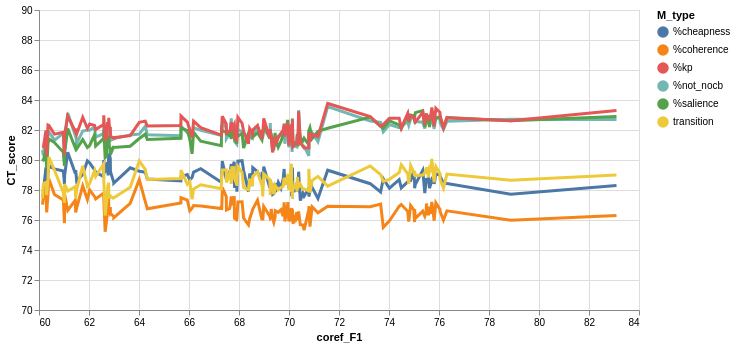

Notebook cell for this chart:
### Code cell
## 3. Plot
# Filter df by 'coref_F1' >= 10
df_clear = df.drop(df[df['coref_F1'] <  60].index)
df_clear = df_clear.drop(df_clear[df_clear['coref_F1'] >  90].index)
frames_clear = []
for metric in metrics:   
    tmpdf= df_clear[['coref_F1',metric, 'epoch', 'experimenet_id']]  
    tmpdf = tmpdf.rename(columns={'coref_F1':'coref_F1', metric: "CT_score", 'epoch':'epoch', 'experimenet_id':'experimenet_id'})
    tmpdf['M_type'] = metric
    frames_clear.append(tmpdf)     
source = pd.concat(frames_clear, ignore_index = True)

import altair as alt
highlight = alt.selection(type='single', on='mouseover',
                          fields=['symbol'], nearest=True)

base = alt.Chart(source).encode(
    x=  alt.X('coref_F1:Q',
        scale=alt.Scale(domain=[60,84])),
    y=  alt.X('CT_score:Q',
        scale=alt.Scale(domain=[70,90])),
    color='M_type:N'
)

points = base.mark_circle().encode(
    opacity=alt.value(0)
).add_selection(
    highlight
).properties(
    width=600
)

lines = base.mark_line().encode(size=alt.condition(~highlight, alt.value(1), alt.value(3)))
points + lines

### Figure 1 — Vega-Lite specification as saved in the notebook (floating-point values rounded to 4 significant figures; data arrays with more than 128 entries replaced by an {"elided": "..."} marker saying what was removed)
{"config": {"view": {"continuousWidth": 400, "continuousHeight": 300}}, "layer": [{"mark": "circle", "encoding": {"color": {"type": "nominal", "field": "M_type"}, "opacity": {"value": 0}, "x": {"type": "quantitative", "field": "coref_F1", "scale": {"domain": [60, 84]}}, "y": {"type": "quantitative", "field": "CT_score", "scale": {"domain": [70, 90]}}}, "selection": {"selector024": {"type": "single", "on": "mouseover", "fields": ["symbol"], "nearest": true}}, "width": 600}, {"mark": "line", "encoding": {"color": {"type": "nominal", "field": "M_type"}, "size": {"condition": {"value": 1, "selection": {"not": "selector024"}}, "value": 3}, "x": {"type": "quantitative", "field": "coref_F1", "scale": {"domain": [60, 84]}}, "y": {"type": "quantitative", "field": "CT_score", "scale": {"domain": [70, 90]}}}}], "data": {"name": "data-157d8d183f115f7482b10b55ab2e774c"}, "$schema": "https://vega.github.io/schema/vega-lite/v4.8.1.json", "datasets": {"data-157d8d183f115f7482b10b55ab2e774c": {"elided": "834 records"}}}
